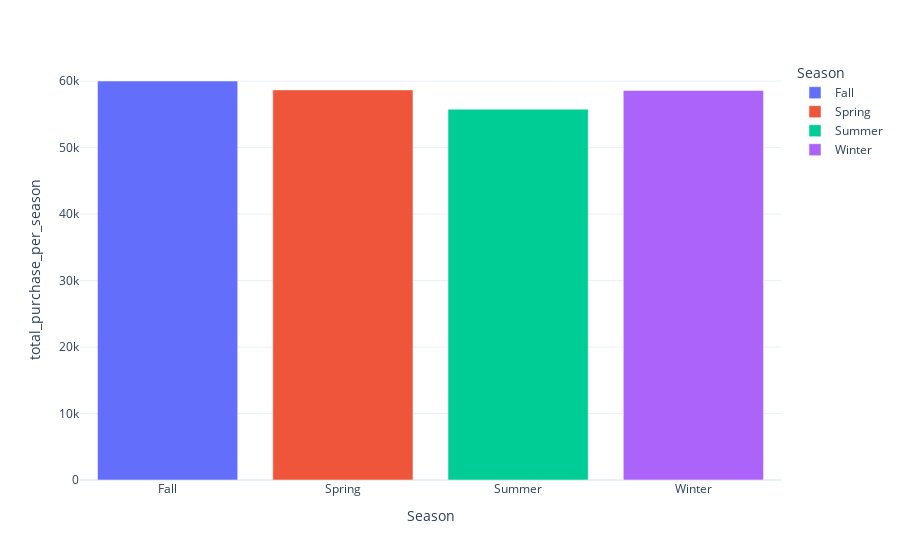

Notebook code for this chart:
### Code cell
fig = px.bar(purchase_info_per_season, x='Season', y='total_purchase_per_season', color='Season',template='plotly_white', hover_data=['Season', 'average_purchase_per_season' ])
fig.show()

### Figure 1 — Plotly figure (JSON) as saved in the notebook; plotly's stock layout.template omitted (floating-point values rounded to 4 significant figures)
{"data": [{"customdata": [[61.56]], "hovertemplate": "Season=%{x}<br>total_purchase_per_season=%{y}<br>average_purchase_per_season=%{customdata[0]}<extra></extra>", "legendgroup": "Fall", "marker": {"color": "#636efa", "pattern": {"shape": ""}}, "name": "Fall", "orientation": "v", "showlegend": true, "textposition": "auto", "type": "bar", "x": ["Fall"], "xaxis": "x", "y": [60018], "yaxis": "y"}, {"customdata": [[58.74]], "hovertemplate": "Season=%{x}<br>total_purchase_per_season=%{y}<br>average_purchase_per_season=%{customdata[0]}<extra></extra>", "legendgroup": "Spring", "marker": {"color": "#EF553B", "pattern": {"shape": ""}}, "name": "Spring", "orientation": "v", "showlegend": true, "textposition": "auto", "type": "bar", "x": ["Spring"], "xaxis": "x", "y": [58679], "yaxis": "y"}, {"customdata": [[58.41]], "hovertemplate": "Season=%{x}<br>total_purchase_per_season=%{y}<br>average_purchase_per_season=%{customdata[0]}<extra></extra>", "legendgroup": "Summer", "marker": {"color": "#00cc96", "pattern": {"shape": ""}}, "name": "Summer", "orientation": "v", "showlegend": true, "textposition": "auto", "type": "bar", "x": ["Summer"], "xaxis": "x", "y": [55777], "yaxis": "y"}, {"customdata": [[60.36]], "hovertemplate": "Season=%{x}<br>total_purchase_per_season=%{y}<br>average_purchase_per_season=%{customdata[0]}<extra></extra>", "legendgroup": "Winter", "marker": {"color": "#ab63fa", "pattern": {"shape": ""}}, "name": "Winter", "orientation": "v", "showlegend": true, "textposition": "auto", "type": "bar", "x": ["Winter"], "xaxis": "x", "y": [58607], "yaxis": "y"}], "layout": {"barmode": "relative", "legend": {"title": {"text": "Season"}, "tracegroupgap": 0}, "margin": {"t": 60}, "xaxis": {"anchor": "y", "categoryarray": ["Fall", "Spring", "Summer", "Winter"], "categoryorder": "array", "domain": [0, 1], "title": {"text": "Season"}}, "yaxis": {"anchor": "x", "domain": [0, 1], "title": {"text": "total_purchase_per_season"}}}}
